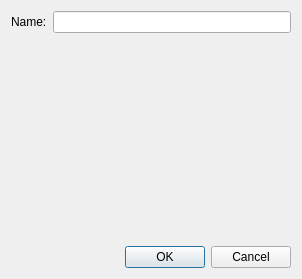
<?xml version="1.0" encoding="UTF-8"?>
<ui version="4.0">
 <class>gradientAddEditDialog</class>
 <widget class="QDialog" name="gradientAddEditDialog">
  <property name="geometry">
   <rect>
    <x>0</x>
    <y>0</y>
    <width>302</width>
    <height>279</height>
   </rect>
  </property>
  <property name="minimumSize">
   <size>
    <width>210</width>
    <height>0</height>
   </size>
  </property>
  <property name="windowTitle">
   <string>Edit Gradient</string>
  </property>
  <property name="modal">
   <bool>true</bool>
  </property>
  <layout class="QVBoxLayout" name="verticalLayout">
   <item>
    <layout class="QHBoxLayout" name="horizontalLayout">
     <property name="sizeConstraint">
      <enum>QLayout::SetMinimumSize</enum>
     </property>
     <item>
      <widget class="QLabel" name="label">
       <property name="text">
        <string>Name:</string>
       </property>
      </widget>
     </item>
     <item>
      <widget class="QLineEdit" name="gradientName"/>
     </item>
    </layout>
   </item>
   <item>
    <widget class="GradientEditor" name="editor">
     <property name="sizePolicy">
      <sizepolicy hsizetype="Preferred" vsizetype="Expanding">
       <horstretch>0</horstretch>
       <verstretch>0</verstretch>
      </sizepolicy>
     </property>
     <property name="minimumSize">
      <size>
       <width>210</width>
       <height>120</height>
      </size>
     </property>
     <property name="frameShape">
      <enum>QFrame::NoFrame</enum>
     </property>
     <property name="frameShadow">
      <enum>QFrame::Plain</enum>
     </property>
    </widget>
   </item>
   <item>
    <widget class="QDialogButtonBox" name="buttonBox">
     <property name="orientation">
      <enum>Qt::Horizontal</enum>
     </property>
     <property name="standardButtons">
      <set>QDialogButtonBox::Cancel|QDialogButtonBox::Ok</set>
     </property>
    </widget>
   </item>
  </layout>
 </widget>
 <customwidgets>
  <customwidget>
   <class>GradientEditor</class>
   <extends>QFrame</extends>
   <header>ui/gradienteditor.h</header>
   <container>1</container>
  </customwidget>
 </customwidgets>
 <resources/>
 <connections>
  <connection>
   <sender>buttonBox</sender>
   <signal>rejected()</signal>
   <receiver>gradientAddEditDialog</receiver>
   <slot>reject()</slot>
   <hints>
    <hint type="sourcelabel">
     <x>292</x>
     <y>269</y>
    </hint>
    <hint type="destinationlabel">
     <x>286</x>
     <y>199</y>
    </hint>
   </hints>
  </connection>
 </connections>
</ui>
